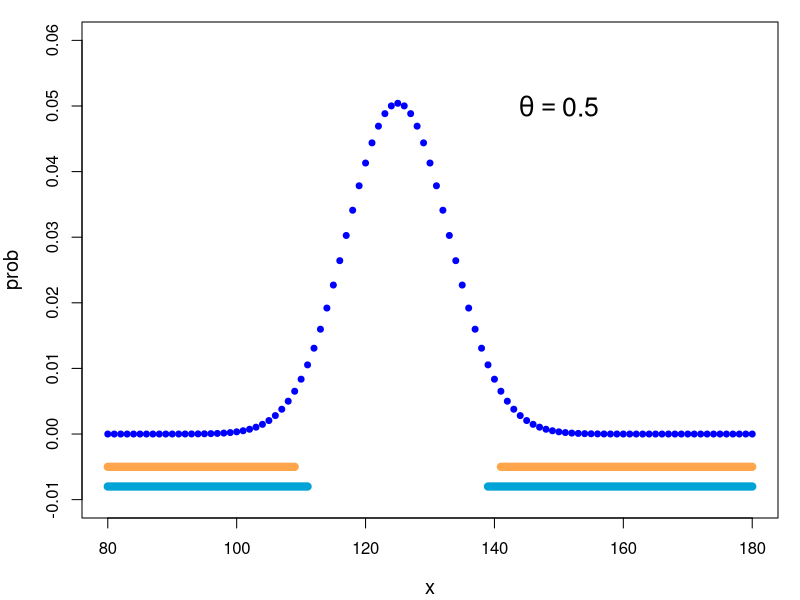
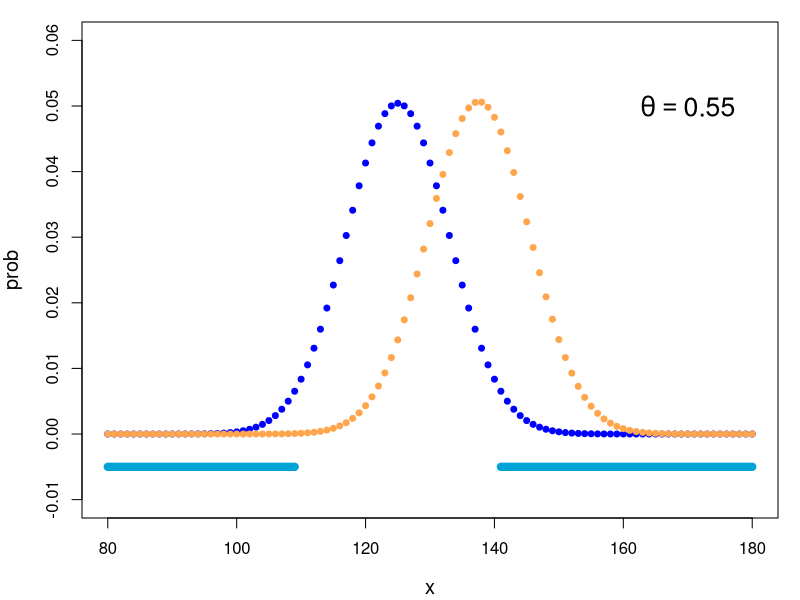
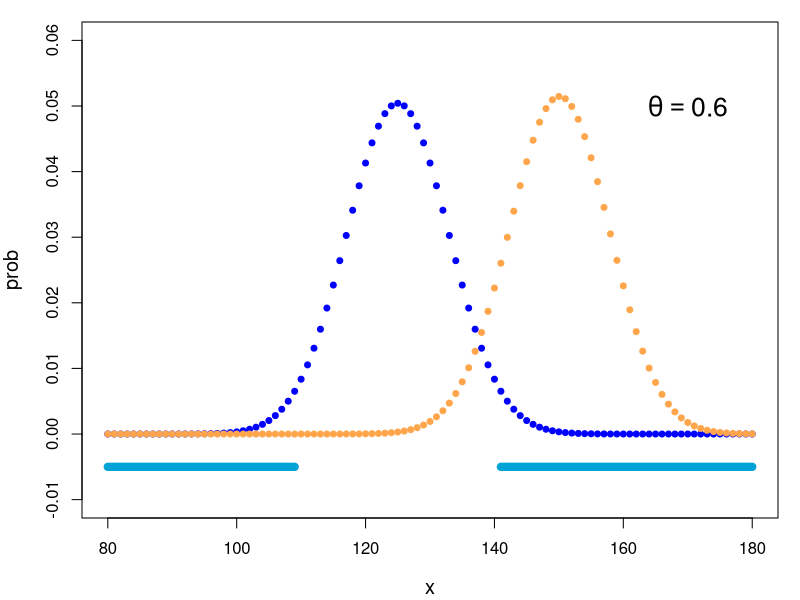
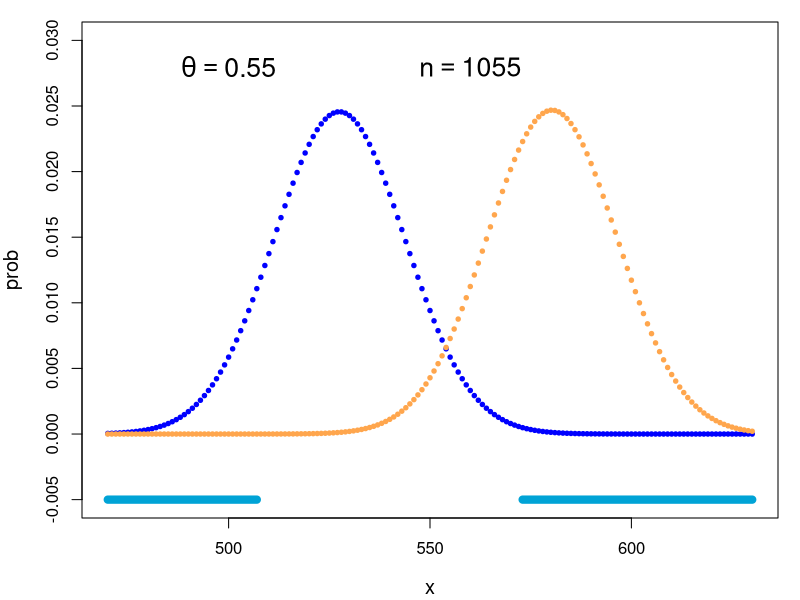

Here is the R script that generated these plots, in order:
#---------------------------------------------------------
# File:   MIT18_05S22_ps8_sol.r
# Author: Jeremy Orloff
# Calculations for Pset 8
#
# MIT OpenCourseWare: https://ocw.mit.edu
# 18.05 Introduction to Probability and Statistics
# Spring 2022
# For information about citing these materials or our Terms of Use, visit:
# https://ocw.mit.edu/terms}.
#
#---------------------------------------------------------

# Flags ------------------
do_problem_1a = T
do_problem_1b = T
do_problem_1c = T
do_problem_1d = T
do_problem_1e = T
do_problem_1f = T
do_problem_2 = T
do_problem_3 = T

#-------------------------#
#problem 2 ----
if (do_problem_1a) {
  cat('1a-----------------\n')
  n = 250
  x = 140
  theta_0 = 0.5
  p1 = 1 - pbinom(x-1, n, theta_0)
  s = sprintf("1a. one-sided p value: %.5f", p1)
  cat(s, '\n')
  s = sprintf("1a. two-sided p value: %.5f", 2*p1)
  cat(s, '\n')
}

if (do_problem_1b) {
  cat('1b-----------------\n')
  n = 250
  alpha1 = 0.05
  theta_0 = 0.5
  #cv stands for critical value
  cv1_left = qbinom(alpha1/2, n, theta_0) - 1
  cv1_right = qbinom(1-alpha1/2, n, theta_0) + 1
  cat('1b. alpha=0.05, left and right critical values:',
      cv1_left, cv1_right, '\n')
  #Check
  sum(dbinom(0:cv1_left, n, theta_0))
  sum(dbinom(cv1_right:n, n, theta_0))
  # widen by 1 and see the probability > 0.005 in each side
  sum(dbinom(0:(cv1_left+1), n, theta_0))
  sum(dbinom((cv1_right-1):n, n, theta_0))
  
  alpha2 = 0.1
  #cv stands for critical value
  cv2_left = qbinom(alpha2/2, n, theta_0) - 1
  cv2_right = qbinom(1-alpha2/2, n, theta_0) + 1
  cat('1b. alpha=0.1, left and right critical values:',
      cv2_left, cv2_right, '\n')
  #Check
  sum(dbinom(0:cv2_left, n, theta_0))
  sum(dbinom(cv2_right:n, n, theta_0))
  # widen by 1 and see the probability > 0.005 in each side
  sum(dbinom(0:(cv2_left+1), n, theta_0))
  sum(dbinom((cv2_right-1):n, n, theta_0))
  
  # make a plot # NEEDS n and theta_0 already defined
  x = 80:180
  prob_0 = dbinom(x, n, theta_0)
  par('mar'=c(4.1, 4.1, 1.1, 1.1))
  plot(x, prob_0, type='p', pch=19, col='blue',ylab="prob",ylim=c(-0.01,0.06), cex=0.8, cex.lab=1.2)
  col1 = rgb(1, 0.65, 0.30)
  col2 = rgb(0, 0.64, 0.84)
  lines(c(80,cv1_left), c(-0.005,-0.005), col=col1, lwd=8)
  lines(c(cv1_right,180), c(-0.005,-0.005), col=col1, lwd=8)
  lines(c(80,cv2_left), c(-0.008,-0.008), col=col2, lwd=8)
  lines(c(cv2_right,180), c(-0.008,-0.008), col=col2, lwd=8)
  text(150,0.05,  bquote(theta == .(theta_0)), cex=1.6)
  cat('1b. See plot\n')
}

if (do_problem_1c) {
  cat('1c-----------------\n')
  n = 250
  alpha = 0.01
  theta_0 = 0.5
  critical_value_left = qbinom(alpha/2, n, theta_0) - 1
  critical_value_right = qbinom(1-alpha/2, n, theta_0) + 1
  cat('1c. left and right critical values:', 
      critical_value_left, critical_value_right, '\n')
  #Check
  sum(dbinom(0:critical_value_left, n, theta_0))
  sum(dbinom(critical_value_right:n, n, theta_0))
  # widen by 1 and see the probability > 0.005 in each side
  sum(dbinom(0:(critical_value_left+1), n, theta_0))
  sum(dbinom((critical_value_right-1):n, n, theta_0))
}

if (do_problem_1d) {
  cat('1d-----------------\n')
  n = 250
  alpha = 0.05
  theta_0 = 0.5
  critical_value_left = qbinom(alpha/2, n, theta_0) - 1
  critical_value_right = qbinom(1-alpha/2, n, theta_0) + 1
  cat('1di. left and right critical values:', 
      critical_value_left, critical_value_right, '\n')
  #Check
  sum(dbinom(0:critical_value_left, n, theta_0))
  sum(dbinom(critical_value_right:n, n, theta_0))
  # widen by 1 and see the probability > 0.005 in each side
  sum(dbinom(0:(critical_value_left+1), n, theta_0))
  sum(dbinom((critical_value_right-1):n, n, theta_0))
  # Compute power
  rejectRegion = c(0:critical_value_left, critical_value_right:n)
  theta_55 = 0.55
  power_55 = sum(dbinom(rejectRegion, n, theta_55))
  cat('1di. power for theta = .55:', power_55, '\n')
  theta_6 = 0.6
  power_6 = sum(dbinom(rejectRegion, n, theta_6))
  cat('1di. power for theta = .6:', power_6, '\n')
  
  x = 80:180
  n = 250
  theta_0 = 0.5
  prob_0 = dbinom(x, n, theta_0)
  
  theta = 0.55
  col1 = rgb(1, 0.65, 0.30)
  col2 = rgb(0, 0.64, 0.84)
  prob_A = dbinom(x, n, theta)
  par('mar'=c(4.1, 4.1, 1.1, 1.1))
  plot(x, prob_0, type='p', pch=19, col='blue', ylab="prob",
       ylim=c(-0.01,0.06), cex=0.8, cex.lab=1.2)
  points(x, prob_A, type='p', pch=19, col=col1, ylab="prob", cex=0.8)
  lines(c(80,109),c(-0.005,-0.005), col=col2, lwd=8)
  lines(c(141,180),c(-0.005,-0.005), col=col2, lwd=8)
  text(170,0.05,  bquote(theta == .(theta)), cex=1.6)
  
  theta = 0.6
  prob_A = dbinom(x, n, theta)
  par('mar'=c(4.1, 4.1, 1.1, 1.1))
  plot(x, prob_0, type='p', pch=19, col='blue', ylab="prob",
       ylim=c(-0.01,0.06), cex=0.8, cex.lab=1.2)
  points(x, prob_A, type='p', pch=19, col=col1, ylab="prob", cex=0.8)
  lines(c(80,109), c(-0.005,-0.005), col=col2, lwd=8)
  lines(c(141,180), c(-0.005,-0.005), col=col2, lwd=8)
  text(170, 0.05,  bquote(theta == .(theta)), cex=1.6)

  cat('1dii: See plots\n')
}

if (do_problem_1e) {
  cat('1e-----------------\n')
  theta_A = 0.55
  theta_0 = 0.5
  # Here's code to do this for one value of n --see below for loop
  n = 1055
  critical_value_left = qbinom(0.025, n, theta_0) - 1;
  # We add one, so critical_value_right is the first point
  # IN the rejection region
  critical_value_right = qbinom(0.975, n, theta_0) + 1;
  cat('1e. left and right critical values:', 
      critical_value_left, '  ', critical_value_right, '\n')
  rejection_region = c(0:critical_value_left, critical_value_right:n)
  # We use dbinom to avoid endpoint confusions from using pbinom
  power = sum(dbinom(rejection_region, n, theta_A))
  s = sprintf('1e. power for n=%d: %f', n, power)
  cat(s, '\n')
  
  # Here we search through a range of values of n until 
  # we get power of 0.9 We do a naive search because 
  # the power is not strictly monotonic in n. This is 
  # because, for a discrete distribution the exact 
  # significance is always a small amount less than 
  # the nominal significance of 0.05. The amount less 
  # can fluctuate with n. Likewise the power can fluctuate
  # a little.
  cat('1e. Power for a range of n', '\n')
  theta_A = 0.55
  for (n in 1050:1080) {
    #find critical points for rejection region (based on theta=0.5)
    critical_value_left = qbinom(0.025, n, theta_0) - 1;
    critical_value_right = qbinom(0.975, n, theta_0) + 1;
    rejection_region = c(0:critical_value_left, critical_value_right:n)
    power = sum(dbinom(rejection_region, n, theta_A))
    cat('  ', n,'  ',power,'\n')
  }
  
  # Plot for 1e
  x = 470:630
  n = 1055
  theta_0 = 0.5
  alpha = 0.05
  prob_0 = dbinom(x, n, theta_0)
  
  theta = 0.55
  prob_A = dbinom(x, n, theta)
  par('mar'=c(4.1, 4.1, 1.1, 1.1))
  plot(x, prob_0, type='p', pch=19, col='blue', ylab="prob",
       ylim=c(-0.005,0.03), cex=0.6, cex.lab=1.2)
  col1 = rgb(1, 0.65, 0.30)
  col2 = rgb(0, 0.64, 0.84)
  points(x, prob_A, type='p', pch=19, col=col1, ylab="prob", cex=0.6)
  lines(c(470,critical_value_left), c(-0.005,-0.005), col=col2, lwd=8)
  lines(c(critical_value_right,630), c(-0.005,-0.005), col=col2, lwd=8)
  text(500,0.028,  bquote(theta == .(theta)), cex=1.6)
  text(560,0.028,  bquote(n == .(n)), cex=1.6)
  cat('1e. See plot\n')
  
  # Normal approximation for 1e ----
  cat('1e. normal approximation ------------\n')
  theta_0 = 0.5
  theta_A = 0.55
  
  z025 = qnorm(0.975, 0, 1)
  z975 = qnorm(0.025, 0, 1)
  zp9 = qnorm(0.1, 0, 1)
  t02 = sqrt(theta_0*(1-theta_0))
  tA2 = sqrt(theta_A*(1-theta_A))
  dt = theta_A - theta_0
  n2 = t02*z025/dt - zp9*tA2/dt
  cat('1e. normal approximation:', n2^2, '\n')
}
  
if (do_problem_1f) {
  cat('1f-----------------\n')
  hyp = c(0.5, 0.55)
  prior = c(0.5, 0.5)
  n = 250
  data = 140
  lik = dbinom(data, n, hyp)
  cat('1f. likelihood:', lik, '\n')
  bayes_numerator = prior*lik
  posterior = bayes_numerator/sum(bayes_numerator)
  cat('1f. posterior:', posterior, '\n')
}
 
if (do_problem_2) {
  cat('2a-----------------\n')
  p_typeI = 9/140
  p_typeII = 15/140
  cat('2a. Probability of type I error:', p_typeI, '\n')
  cat('2a. Probability of type II error:', p_typeII, '\n')
}
  
if (do_problem_3) {
  cat('3b-----------------\n')
  thresh = qnorm(0.96, 40, 5/sqrt(3))
  cat('3b. thresh:', thresh, '\n')

  cat('3c-----------------\n')
  n = 3
  mu = 40
  sigma = 5/sqrt(n)
  alpha = 0.04
  x_crit = qnorm(1-alpha, mu, sigma)
  power = 1 - pnorm(x_crit, 45, sigma)
  cat('3c. power:', power, '\n')

  # Compute power for various n
  for (n in 4:16) {
    sigma = 5/sqrt(n)
    alpha = 0.04
    x_crit = qnorm(1-alpha, mu, sigma)
    power = 1 - pnorm(x_crit, 45, sigma)
    s = sprintf("n=%d: power=%f, critical value=%f", n, power, x_crit)
    print(s)
  }
}
